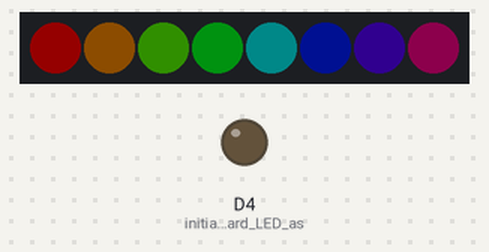
This sketch was run on a simulated ESP8266 (Wemos D1 mini). Shown: 8 RGB LEDs in strip order, left to right, output pins drawn as LEDs (lit = HIGH). Dim RGB values are drawn brighter than linear; WiFi joins after 1.5 s; servers stay silent unless stated; what the sketch prints to the serial monitor is not drawn.

Above: at 3.66 s.
At 8.54 s:
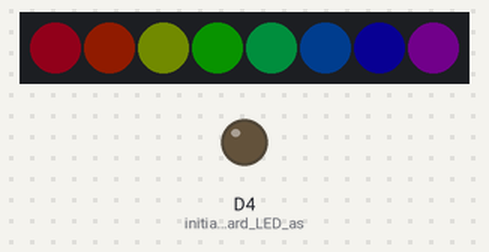
At 12.2 s:
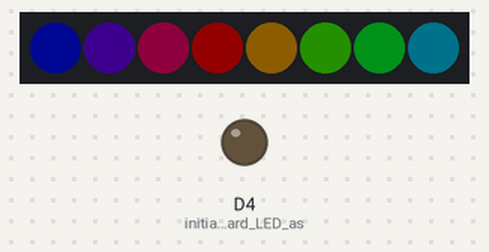
At 21.65 s:
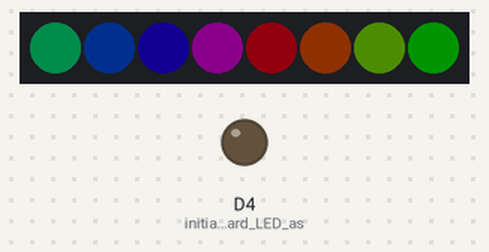
At 28.67 s:
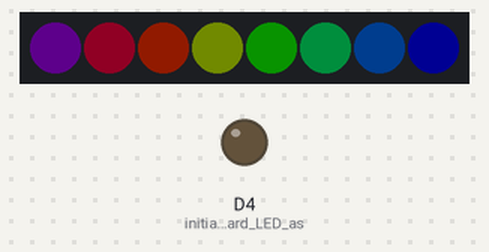
At 39.63 s:
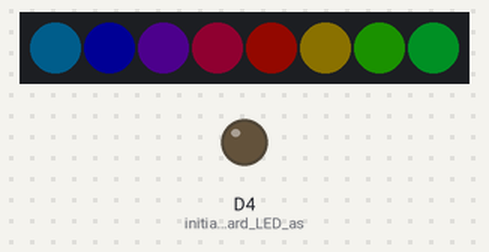
Timing chart, 0 to 40.0 s (numbered marks = the images above):
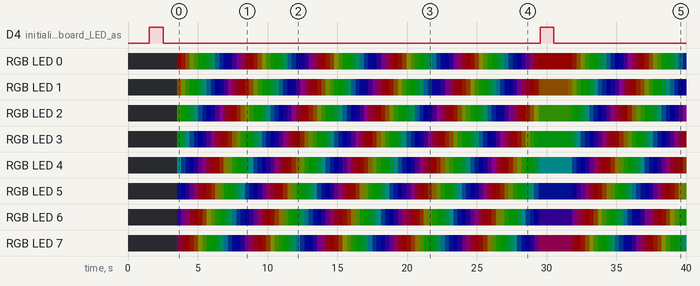

The sketch:

Check.ino
```cpp
/*
 * Blink
 * Turns on the onboard LED on for one second, then off for one second,
 * repeatedly.
 * This uses delay() to pause between LED toggles.
 */
#include <ESP8266WiFi.h>
#include <Adafruit_NeoPixel.h>
#include <ESP8266HTTPClient.h>
#include <TimeLib.h>

#ifdef __AVR__
  #include <avr/power.h>
#endif

#define NUM_LEDS 8
#define PIN 12
#define BRIGHTNESS 20

// Parameter 1 = number of pixels in strip
// Parameter 2 = Arduino pin number (most are valid)
// Parameter 3 = pixel type flags, add together as needed:
//   NEO_KHZ800  800 KHz bitstream (most NeoPixel products w/WS2812 LEDs)
//   NEO_KHZ400  400 KHz (classic 'v1' (not v2) FLORA pixels, WS2811 drivers)
//   NEO_GRB     Pixels are wired for GRB bitstream (most NeoPixel products)
//   NEO_RGB     Pixels are wired for RGB bitstream (v1 FLORA pixels, not v2)
Adafruit_NeoPixel strip = Adafruit_NeoPixel(NUM_LEDS, PIN, NEO_GRB + NEO_KHZ800);

// Network SSID
const char* ssid = "ssid";
const char* password = "password";

uint16_t btime = now();

void setup() {
  // Connect WiFi
  Serial.begin(115200);
  delay(10);

  // Connect WiFi
  Serial.println();
  Serial.println();
  Serial.print("Connecting to ");
  Serial.println(ssid);

  WiFi.hostname("Test-Wemos-D1");
  WiFi.begin(ssid, password);

  while (WiFi.status() != WL_CONNECTED) {
    delay(100);
    Serial.print(".");
  }
  Serial.println("");
  Serial.println("WiFi connected");

  // Print the IP address
  Serial.print("IP address: ");
  Serial.print(WiFi.localIP());

  pinMode(LED_BUILTIN, OUTPUT);  // initialize onboard LED as output

  strip.setBrightness(BRIGHTNESS);
  strip.begin();
  strip.show(); // Initialize all pixels to 'off'

}

void rainbowCycle(uint8_t wait) {
  uint16_t i, j;

  for(j=0; j<256*5; j++) { // 5 cycles of all colors on wheel
    for(i=0; i< strip.numPixels(); i++) {
      strip.setPixelColor(i, Wheel(((i * 256 / strip.numPixels()) + j) & 255));
    }
    strip.show();
    delay(wait);
  }
}

uint32_t Wheel(byte WheelPos) {
  WheelPos = 255 - WheelPos;
  if(WheelPos < 85) {
    return strip.Color(255 - WheelPos * 3, 0, WheelPos * 3);
  }
  if(WheelPos < 170) {
    WheelPos -= 85;
    return strip.Color(0, WheelPos * 3, 255 - WheelPos * 3);
  }
  WheelPos -= 170;
  return strip.Color(WheelPos * 3, 255 - WheelPos * 3, 0);

}

void check_homelink() {
  HTTPClient http;    //Declare object of class HTTPClient

  //GET Data

  String data = "SELECT last(homelink_nearby) from vehicle_state";

  String Link = "http://192.168.90.3:8086/query?pretty=true&u=influx-user&p=influx-password&db=tesla&q=" + data;

  http.begin(WiFi, Link);     //Specify request destination

  int httpCode = http.GET();            //Send the request
  String payload = http.getString();    //Get the response payload

  Serial.println(httpCode);   //Print HTTP return code
  Serial.println(payload);    //Print request response payload

  http.end();  //Close connection
}

void check_time() {
}


void loop() {
  digitalWrite(BUILTIN_LED, HIGH);  // turn on LED with voltage HIGH
  delay(1000);                      // wait one second
  digitalWrite(BUILTIN_LED, LOW);   // turn off LED with voltage LOW
  delay(1000);                      // wait one second
  if(WiFi.isConnected()){
  }
  rainbowCycle(20);
}
```

Measured:
- by itself, D4 (initialize_onboard_LED_as): alternates HIGH for 1.0 s and LOW for 27.0 s
- by itself, RGB LED 0: off → RGB(20, 0, 0) at 3.5 s, → RGB(17, 3, 0) 0.30 s later, → RGB(13, 7, 0) 0.30 s later, → RGB(9, 11, 0) 0.30 s later, … (114 changes in this stretch)
- by itself, RGB LED 1: off → RGB(13, 7, 0) at 3.5 s, → RGB(9, 11, 0) 0.30 s later, → RGB(5, 15, 0) 0.30 s later, → RGB(1, 18, 0) 0.30 s later, … (115 changes in this stretch)
